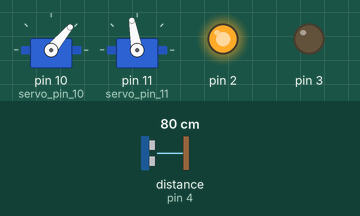
A sketch run on a simulated Arduino Uno, built with avr-gcc and run on an emulated ATmega328P. Shown: 2 × servo, output pins drawn as LEDs (lit = HIGH). The test bench sets the inputs (shaded band); at power-on: distance to the obstacle (sensor on pin 4) 80 cm.

Above: at 2.2 s.
2.3 s: distance to the obstacle (sensor on pin 4) set to 8 cm
4.0 s: distance to the obstacle (sensor on pin 4) set to 5 cm
At 5.5 s:
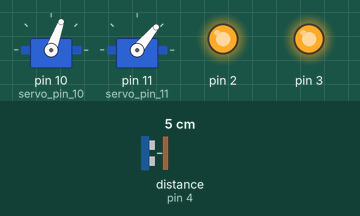
7.5 s: distance to the obstacle (sensor on pin 4) set to 9 cm
At 9.1 s:
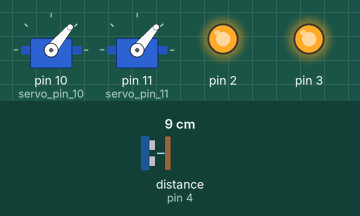
11.0 s: distance to the obstacle (sensor on pin 4) set to 2 cm
At 11.9 s:
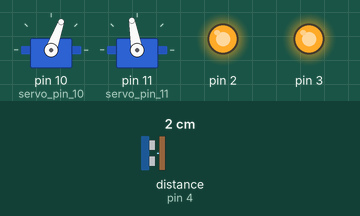
Timing chart, 0 to 15.5 s (numbered marks = the images above; inputs shaded):
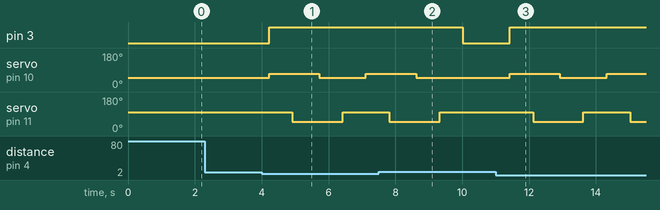

The sketch:

catch-ball.ino
```cpp
#include <Servo.h>

#include <Ultrasonic.h>

Ultrasonic ultrasonic(4);

int _ABVAR_1_distance = 0 ;
Servo servo_pin_10;
Servo servo_pin_11;

void setup()
{
  pinMode( 2 , OUTPUT);
  pinMode( 3 , OUTPUT);
  servo_pin_10.attach(10);
  servo_pin_11.attach(11);
  digitalWrite(2 , HIGH);


  _ABVAR_1_distance = 0 ;

}

void loop()
{
  servo_pin_10.write( 50 );
  servo_pin_11.write( 100 );
  delay( 700 );
  _ABVAR_1_distance = ultrasonic.MeasureInCentimeters();
  if (( ( _ABVAR_1_distance ) < ( 7 ) ))
  {
    digitalWrite(3 , HIGH);
    servo_pin_10.write( 70 );
    delay( 700 );
    servo_pin_11.write( 50 );
    delay( 800 );
    servo_pin_10.write( 50 );
    delay( 700 );
  }
  else
  {
    digitalWrite(3 , LOW);
  }
}
```

Measured:
- the behaviour switches between 7 and 6 cm on distance to the obstacle (sensor on pin 4) (found by bisection; images 0 and 1)
- after the input at 2.3 s, every drawn part: stays the same
- after the input at 4.0 s, pin 3: LOW → HIGH after 0.22 s; servo on pin 10 (servo_pin_10): 50° → 70° after 0.22 s, → 50° 1.5 s later, → 70° 1.4 s later; servo on pin 11 (servo_pin_11): 100° → 50° after 0.92 s, → 100° 1.5 s later
- after the input at 7.5 s, pin 3: HIGH → LOW after 2.5 s; servo on pin 10 (servo_pin_10): goes on until 8.6 s, then stays 50°
- after the input at 11.0 s, pin 3: LOW → HIGH after 0.42 s; servo on pin 10 (servo_pin_10): 50° → 70° after 0.42 s, → 50° 1.5 s later, → 70° 1.4 s later; servo on pin 11 (servo_pin_11): 100° → 50° after 1.1 s, → 100° 1.5 s later, → 50° 1.4 s later
